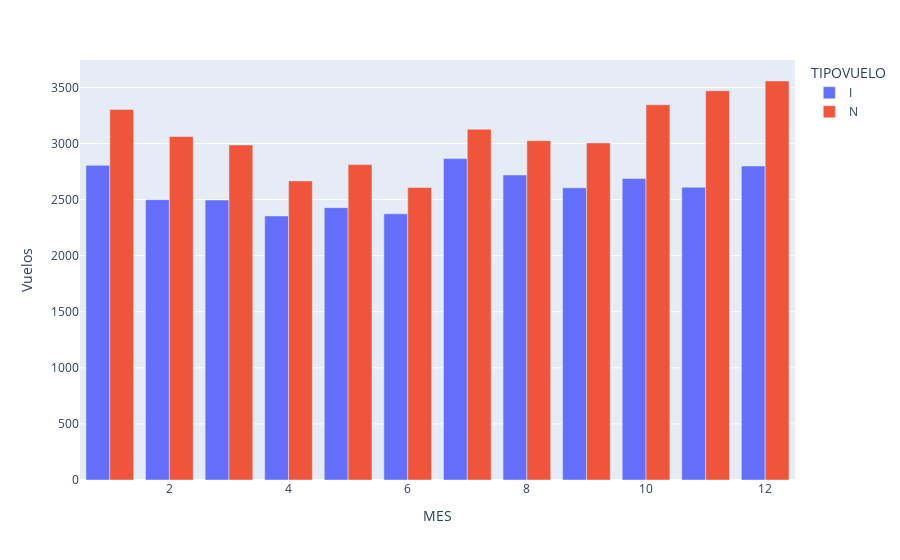

Here is the notebook cell this chart was saved with:
### Code cell
#Veamos algunos graficos previo a transformar las variables
group = ddbb.groupby(["MES","TIPOVUELO"], as_index=False)["DIA"].count()
group.head()
group = group.rename(columns={"DIA":"Vuelos"})
#group.sort_values(by=co, inplace=True)    
import plotly.express as px
fig = px.bar(group, x="MES", y="Vuelos", color="TIPOVUELO", barmode="group")
fig.show()

### Figure 1 — Plotly figure (JSON) as saved in the notebook; plotly's stock layout.template omitted (floating-point values rounded to 4 significant figures)
{"data": [{"alignmentgroup": "True", "hovertemplate": "TIPOVUELO=I<br>MES=%{x}<br>Vuelos=%{y}<extra></extra>", "legendgroup": "I", "marker": {"color": "#636efa", "pattern": {"shape": ""}}, "name": "I", "offsetgroup": "I", "orientation": "v", "showlegend": true, "textposition": "auto", "type": "bar", "x": [1, 2, 3, 4, 5, 6, 7, 8, 9, 10, 11, 12], "xaxis": "x", "y": [2805, 2499, 2496, 2354, 2428, 2373, 2865, 2719, 2605, 2687, 2610, 2799], "yaxis": "y"}, {"alignmentgroup": "True", "hovertemplate": "TIPOVUELO=N<br>MES=%{x}<br>Vuelos=%{y}<extra></extra>", "legendgroup": "N", "marker": {"color": "#EF553B", "pattern": {"shape": ""}}, "name": "N", "offsetgroup": "N", "orientation": "v", "showlegend": true, "textposition": "auto", "type": "bar", "x": [1, 2, 3, 4, 5, 6, 7, 8, 9, 10, 11, 12], "xaxis": "x", "y": [3303, 3062, 2986, 2666, 2812, 2608, 3127, 3025, 3005, 3345, 3470, 3557], "yaxis": "y"}], "layout": {"barmode": "group", "legend": {"title": {"text": "TIPOVUELO"}, "tracegroupgap": 0}, "margin": {"t": 60}, "xaxis": {"anchor": "y", "domain": [0, 1], "title": {"text": "MES"}}, "yaxis": {"anchor": "x", "domain": [0, 1], "title": {"text": "Vuelos"}}}}
